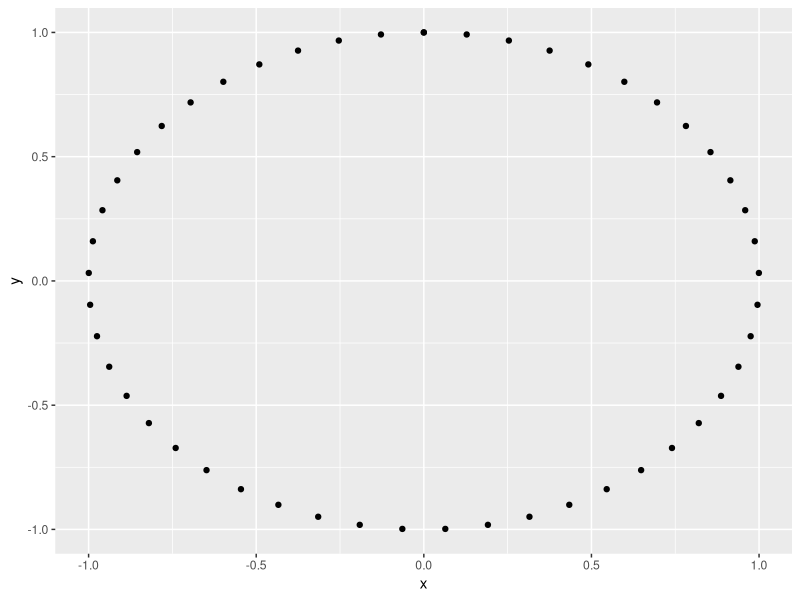
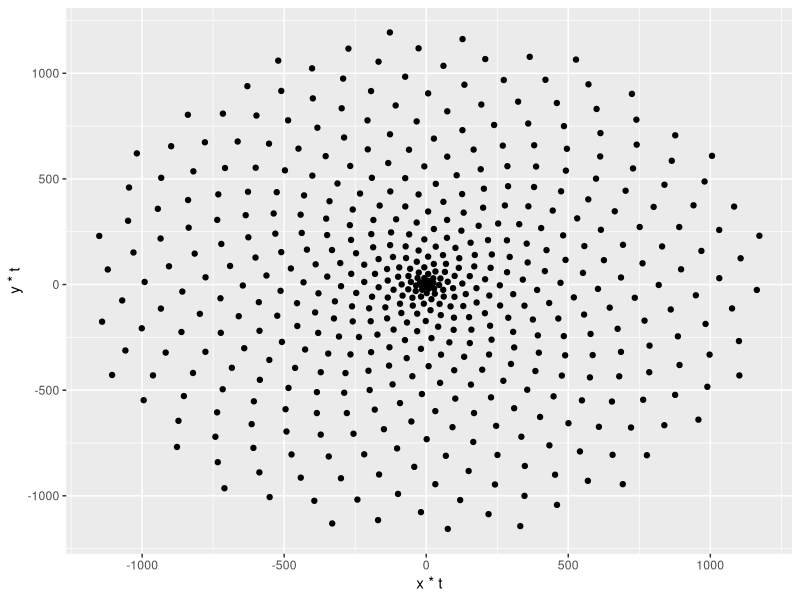
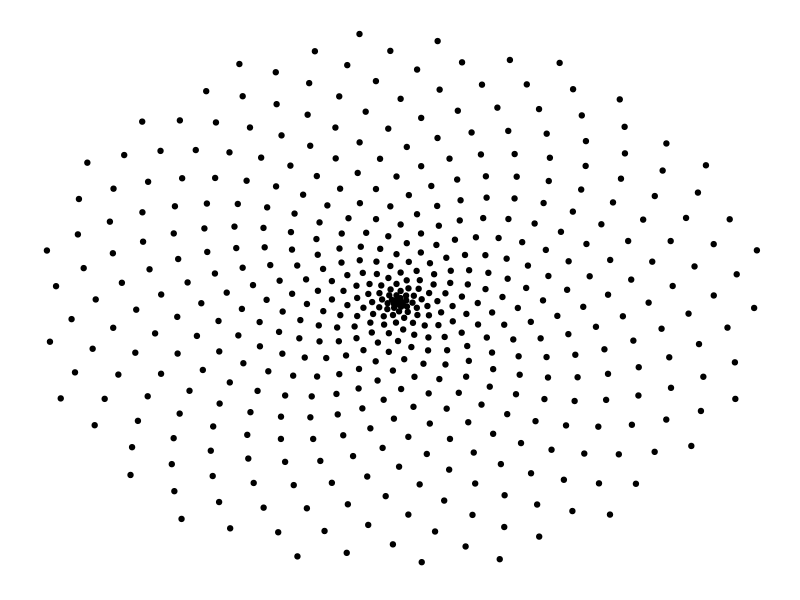
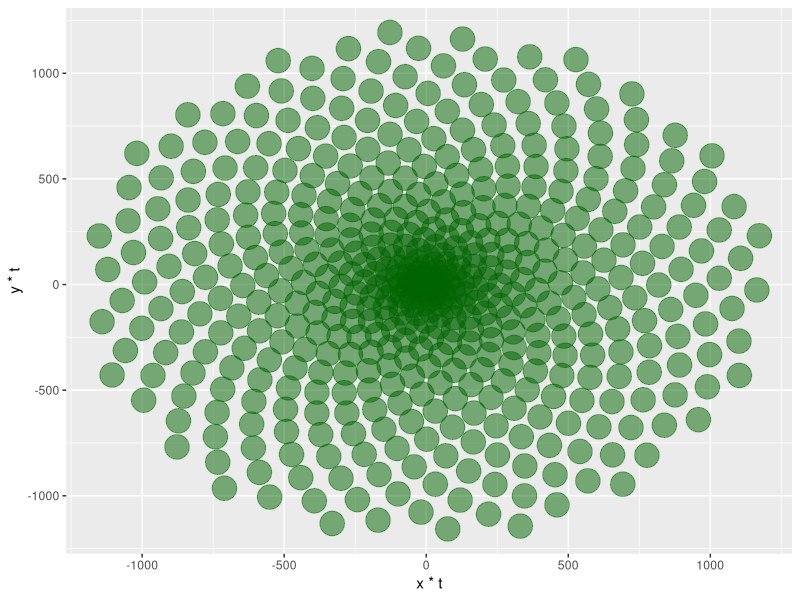
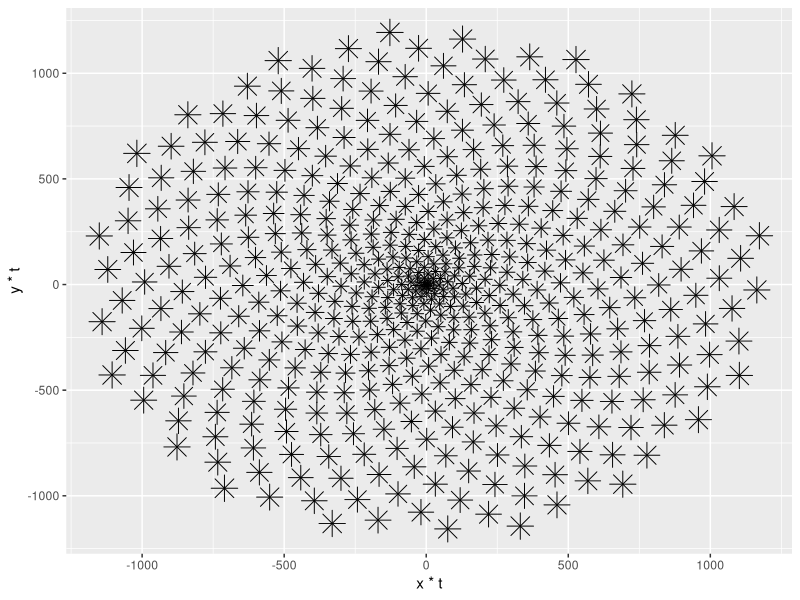
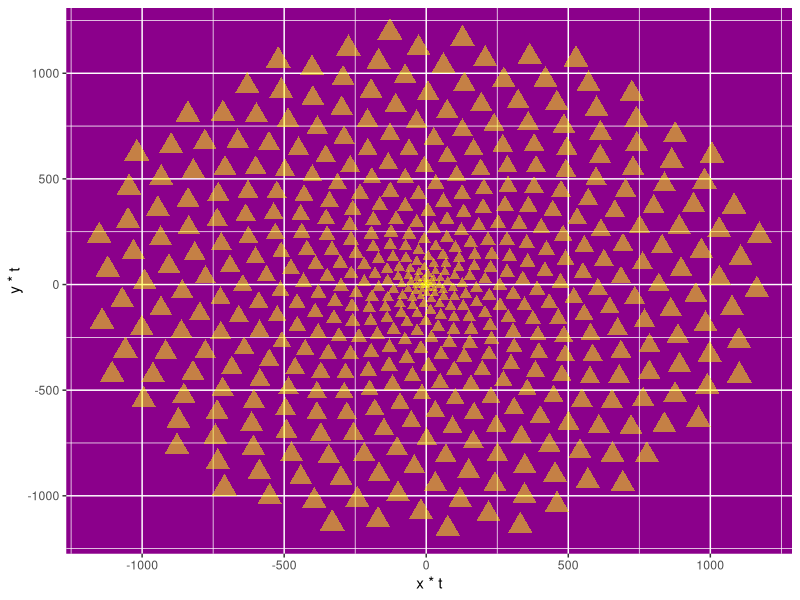
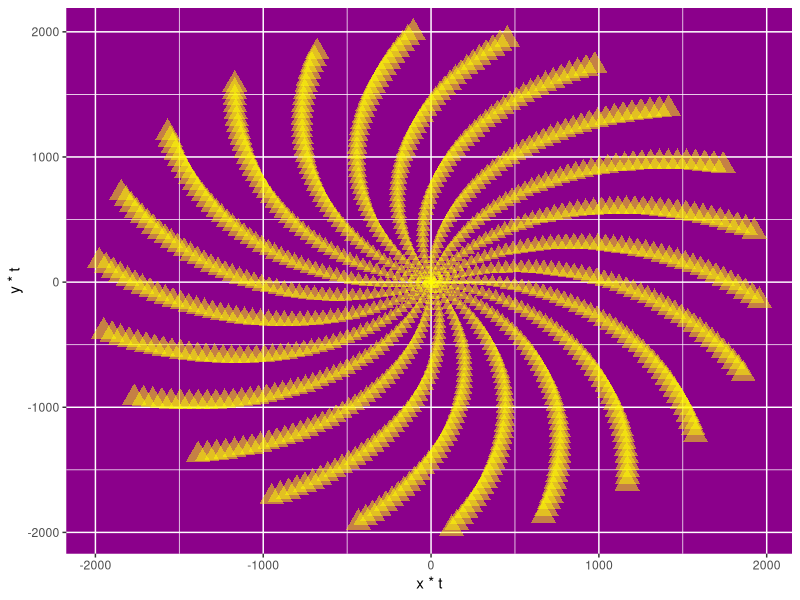

Source code (R) for these figures, in order: (Note: this script raises an error after producing the figures.)
# Set plot images to a nice size
options(repr.plot.width = 8, repr.plot.height = 8)

# Load the ggplot2 package
library(ggplot2)
# Create circle data to plot
t <- seq(0, 2*pi, length.out = 50)
x <- sin(t)
y <- cos(t)
df <- data.frame(t, x, y)
# Make a scatter plot of points in a circle
p <- ggplot(df, aes(x, y))
p + geom_point()
# Define the number of points
points <- 500
# Define the Golden Angle
angle <- pi*(3-sqrt(5))

t <- (1:points) * angle
x <- sin(t)
y <-cos(t)
df <- data.frame(t, x, y)

# Make a scatter plot of points in a spiral
p <- ggplot(df, aes(x*t, y*t))
p + geom_point()
df <- data.frame(t, x, y)

# Make a scatter plot of points in a spiral and remove some plot components
p <- ggplot(df, aes(x*t, y*t))
p + geom_point() +
  theme(panel.background = element_rect(fill="white"),
        axis.ticks=element_blank(), panel.grid = element_blank(), axis.title = element_blank(), axis.text = element_blank())
# Change the code from Task 4 to modify the 
# size, transparency, and color of the points
p <- ggplot(df, aes(x*t, y*t))
p + geom_point(size = 8, alpha = 0.5, color = "darkgreen")
# Copy the code from Task 5 and modify the 
# color, size, and shape of the points
p <- ggplot(df, aes(x*t, y*t))
p +  geom_point(aes(size = t),shape = 8)+
  theme(legend.position = "none")
# Copy the code from Task 6 and modify the color and
# shape of the points, and the background color
p <- ggplot(df, aes(x*t, y*t))
p +   geom_point(aes(size=t), alpha=0.5, shape=17, color="yellow") +
  theme(legend.position = "none", panel.background = element_rect(fill="darkmagenta"))
# Change the value of the angle
angle <- 2.0
points <- 1000

t <- (1:points)*angle
x <- sin(t)
y <- cos(t)
df <- data.frame(t, x, y)

# Copy the plotting code from Task 7
p <- ggplot(df, aes(x*t, y*t))
p +   geom_point(aes(size=t), alpha=0.5, shape=17, color="yellow") +
  theme(legend.position = "none", panel.background = element_rect(fill="darkmagenta"))
# Change the values of angle and points
angle <- 13*pi/180
points <- ....

t <- (1:points)*angle
x <- sin(t)
y <- cos(t)
df <- data.frame(t, x, y)

# Change the values of angle and points
angle <- 13*pi/180
points <- 5000

t <- (1:points)*angle
x <- sin(t)
y <- cos(t)
df <- data.frame(t, x, y)

# Adjust the plot parameters to create the magenta flower
p <- ggplot(df, aes(x*t, y*t))
p + geom_point(alpha = 1.0, shape = 21, color = "darkgreen")+
  theme(legend.position="none",
        panel.background = element_rect(fill = "white"),
        panel.grid=element_blank(),
        axis.ticks=element_blank(),
        axis.title=element_blank(),
        axis.text=element_blank())

